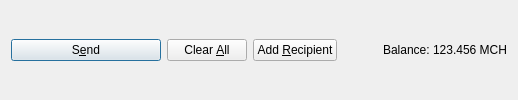
           <widget class="QFrame" name="frame_Send">
            <layout class="QHBoxLayout" name="horizontalLayout">
             <property name="topMargin">
              <number>6</number>
             </property>
             <property name="bottomMargin">
              <number>6</number>
             </property>
             <item>
              <widget class="QPushButton" name="sendButton">
               <property name="minimumSize">
                <size>
                 <width>150</width>
                 <height>0</height>
                </size>
               </property>
               <property name="toolTip">
                <string>Confirm the send action</string>
               </property>
               <property name="text">
                <string>S&amp;end</string>
               </property>
               <property name="icon">
                <iconset resource="../mktcash.qrc">
                 <normaloff>:/icons/send</normaloff>:/icons/send</iconset>
               </property>
               <property name="autoDefault">
                <bool>false</bool>
               </property>
               <property name="default">
                <bool>true</bool>
               </property>
              </widget>
             </item>
             <item>
              <widget class="QPushButton" name="clearButton">
               <property name="sizePolicy">
                <sizepolicy hsizetype="Minimum" vsizetype="Fixed">
                 <horstretch>0</horstretch>
                 <verstretch>0</verstretch>
                </sizepolicy>
               </property>
               <property name="toolTip">
                <string>Clear all fields of the form.</string>
               </property>
               <property name="text">
                <string>Clear &amp;All</string>
               </property>
               <property name="icon">
                <iconset resource="../mktcash.qrc">
                 <normaloff>:/icons/remove</normaloff>:/icons/remove</iconset>
               </property>
               <property name="autoDefault">
                <bool>false</bool>
               </property>
              </widget>
             </item>
             <item>
              <widget class="QPushButton" name="addButton">
               <property name="toolTip">
                <string>Send to multiple recipients at once</string>
               </property>
               <property name="text">
                <string>Add &amp;Recipient</string>
               </property>
               <property name="icon">
                <iconset resource="../mktcash.qrc">
                 <normaloff>:/icons/add</normaloff>:/icons/add</iconset>
               </property>
               <property name="autoDefault">
                <bool>false</bool>
               </property>
              </widget>
             </item>
             <item>
              <spacer name="horizontalSpacer">
               <property name="orientation">
                <enum>Qt::Horizontal</enum>
               </property>
               <property name="sizeHint" stdset="0">
                <size>
                 <width>40</width>
                 <height>20</height>
                </size>
               </property>
              </spacer>
             </item>
             <item>
              <layout class="QHBoxLayout" name="horizontalLayout_2">
               <property name="spacing">
                <number>3</number>
               </property>
               <item>
                <widget class="QLabel" name="label">
                 <property name="text">
                  <string>Balance:</string>
                 </property>
                </widget>
               </item>
               <item>
                <widget class="QLabel" name="labelBalance">
                 <property name="sizePolicy">
                  <sizepolicy hsizetype="Preferred" vsizetype="Fixed">
                   <horstretch>0</horstretch>
                   <verstretch>0</verstretch>
                  </sizepolicy>
                 </property>
                 <property name="cursor">
                  <cursorShape>IBeamCursor</cursorShape>
                 </property>
                 <property name="text">
                  <string notr="true">123.456 MCH</string>
                 </property>
                 <property name="textInteractionFlags">
                  <set>Qt::LinksAccessibleByMouse|Qt::TextSelectableByKeyboard|Qt::TextSelectableByMouse</set>
                 </property>
                </widget>
               </item>
              </layout>
             </item>
            </layout>
           </widget>
